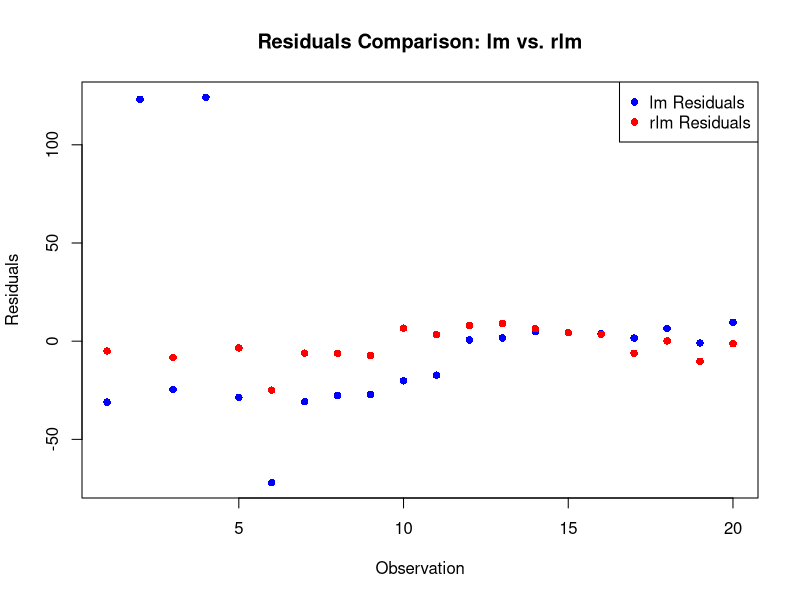

The R source for this figure:
## ---- chunk 1
df <- data.frame(
  x1 = c(1, 3, 3, 4, 4, 6, 6, 8, 9, 3, 11, 16, 16, 18, 19, 20, 23, 23, 24, 25),
  x2 = c(7, 7, 4, 29, 13, 34, 17, 19, 20, 12, 25, 26, 26, 26, 27, 29, 30, 31, 31, 32),
  y = c(17, 170, 19, 194, 24, 2, 25, 29, 30, 32, 44, 60, 61, 63, 63, 64, 61, 67, 59, 70)
)
## ---- chunk 2
# Fit the lm model
lm_model <- lm(y ~ x1 + x2, data = df)

# Print the summary
summary(lm_model)
## ---- chunk 3
# Load the MASS package
library(MASS)

# Fit the rlm model
robust_model <- rlm(y ~ x1 + x2, data = df)

# Print the summary
summary(robust_model)
## ---- chunk 4
lm_residuals <- residuals(lm_model)
## ---- chunk 5
robust_residuals <- residuals(robust_model)
## ---- chunk 6
# Create a new plot
plot(
  lm_residuals, 
  col = "blue", 
  pch = 16, 
  main = "Residuals Comparison: lm vs. rlm",
  xlab = "Observation", 
  ylab = "Residuals"
  )

# Add robust residuals to the plot
points(
  robust_residuals, 
  col = "red", 
  pch = 16
  )

# Add a legend
legend("topright", legend = c("lm Residuals", "rlm Residuals"), col = c("blue", "red"), pch = 16)
